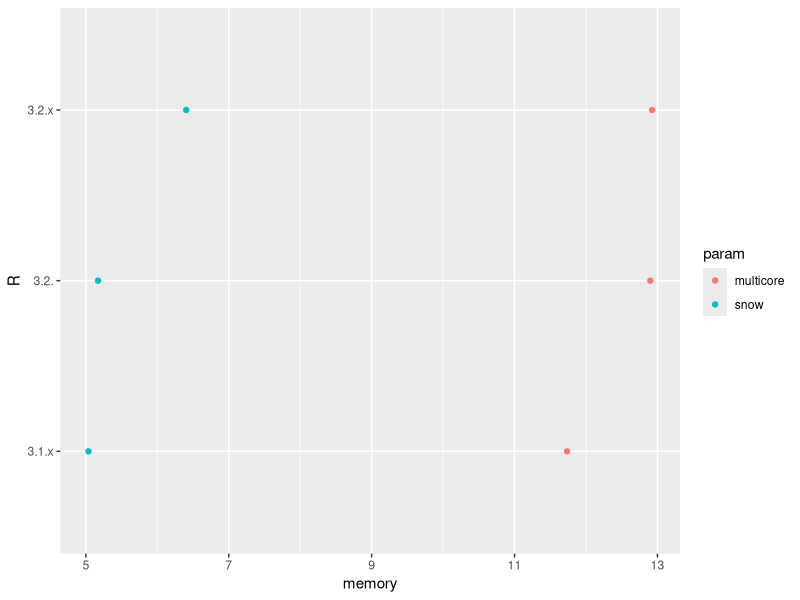

The R source for this figure:
## ---- chunk 1
df <- data.frame(
    memory = c(6.404, 5.170, 5.036, 12.926, 12.899, 11.735),
    R = rep(c('3.2.x', '3.2.', '3.1.x'), 2),
    param = rep(c('snow', 'multicore'), each = 3)
)
knitr::kable(df, format = 'html')
## ---- chunk 2
library('ggplot2')
ggplot(df, aes(x = memory, y = R, colour = param)) + geom_point()
